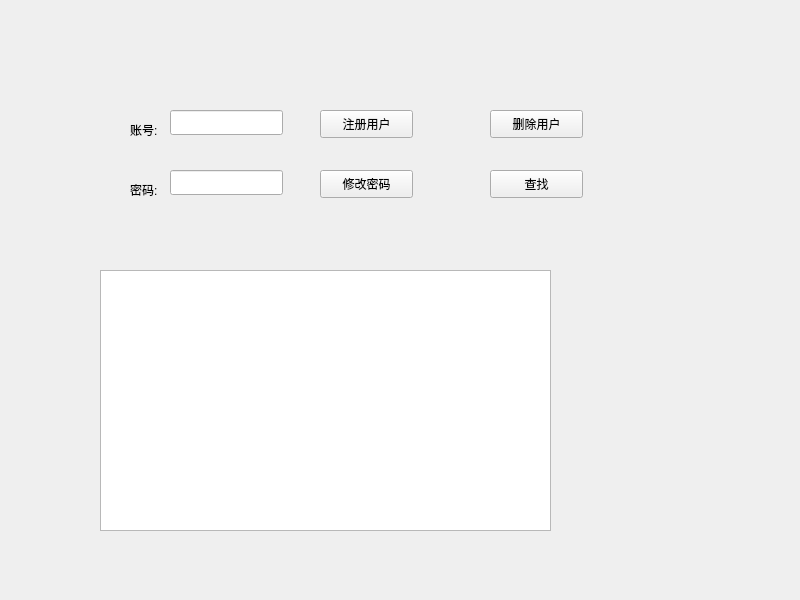
<?xml version="1.0" encoding="UTF-8"?>
<ui version="4.0">
 <class>Widget</class>
 <widget class="QWidget" name="Widget">
  <property name="geometry">
   <rect>
    <x>0</x>
    <y>0</y>
    <width>800</width>
    <height>600</height>
   </rect>
  </property>
  <property name="windowTitle">
   <string>信息管理系统_0zxm</string>
  </property>
  <widget class="QLabel" name="label">
   <property name="geometry">
    <rect>
     <x>130</x>
     <y>120</y>
     <width>69</width>
     <height>19</height>
    </rect>
   </property>
   <property name="text">
    <string>账号:</string>
   </property>
  </widget>
  <widget class="QLabel" name="label_2">
   <property name="geometry">
    <rect>
     <x>130</x>
     <y>180</y>
     <width>69</width>
     <height>19</height>
    </rect>
   </property>
   <property name="text">
    <string>密码:</string>
   </property>
  </widget>
  <widget class="QLineEdit" name="lineEdit">
   <property name="geometry">
    <rect>
     <x>170</x>
     <y>110</y>
     <width>113</width>
     <height>25</height>
    </rect>
   </property>
  </widget>
  <widget class="QLineEdit" name="lineEdit_2">
   <property name="geometry">
    <rect>
     <x>170</x>
     <y>170</y>
     <width>113</width>
     <height>25</height>
    </rect>
   </property>
   <property name="echoMode">
    <enum>QLineEdit::Password</enum>
   </property>
  </widget>
  <widget class="QPushButton" name="pushButton">
   <property name="geometry">
    <rect>
     <x>320</x>
     <y>110</y>
     <width>93</width>
     <height>28</height>
    </rect>
   </property>
   <property name="text">
    <string>注册用户</string>
   </property>
  </widget>
  <widget class="QTableView" name="tableView">
   <property name="geometry">
    <rect>
     <x>100</x>
     <y>270</y>
     <width>451</width>
     <height>261</height>
    </rect>
   </property>
   <attribute name="horizontalHeaderStretchLastSection">
    <bool>true</bool>
   </attribute>
  </widget>
  <widget class="QPushButton" name="pushButton_2">
   <property name="geometry">
    <rect>
     <x>320</x>
     <y>170</y>
     <width>93</width>
     <height>28</height>
    </rect>
   </property>
   <property name="text">
    <string>修改密码</string>
   </property>
  </widget>
  <widget class="QPushButton" name="pushButton_3">
   <property name="geometry">
    <rect>
     <x>490</x>
     <y>110</y>
     <width>93</width>
     <height>28</height>
    </rect>
   </property>
   <property name="text">
    <string>删除用户</string>
   </property>
  </widget>
  <widget class="QPushButton" name="pushButton_4">
   <property name="geometry">
    <rect>
     <x>490</x>
     <y>170</y>
     <width>93</width>
     <height>28</height>
    </rect>
   </property>
   <property name="text">
    <string>查找</string>
   </property>
  </widget>
 </widget>
 <resources/>
 <connections/>
</ui>
